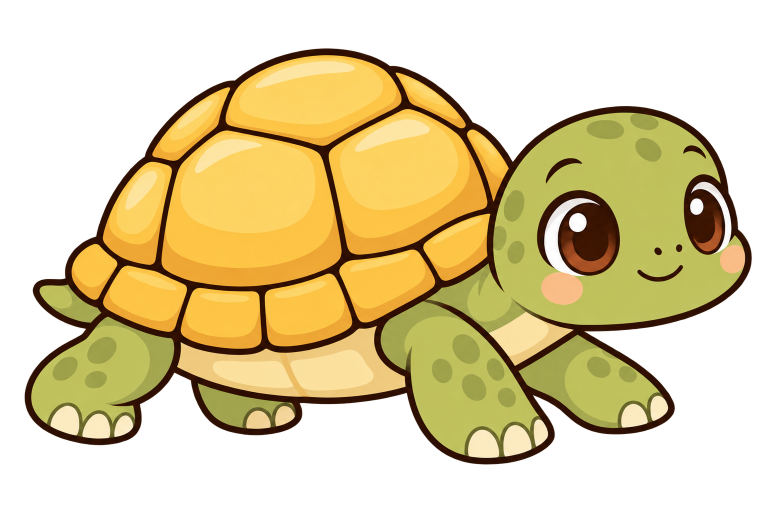
#> input picture character-performer/kids/assets/depth_demo/turtle_m0.png, 1535 x 1024 px, found by its file name (shown at 1/2 size)
$ python check_parts.py
#> lines starting #> are read from the running program, lines starting #| are printed output that depends on the picture; after the words box and inside, x2 and y2 are one past the last pixel; in counts of white or black regions, pixels touching at a corner belong together
import numpy as np
from PIL import Image
from scipy import ndimage
import json, os

BASE = '/Users/tuyennguyen/project/OpenMontage/character-performer/kids/rig_turtle'
PARTS = os.path.join(BASE, 'out', 'parts')
m0 = np.array(Image.open(os.path.join(BASE, '..', 'assets', 'depth_demo', 'turtle_m0.png')).convert('RGBA')).astype(int)
alpha = m0[:, :, 3] > 10
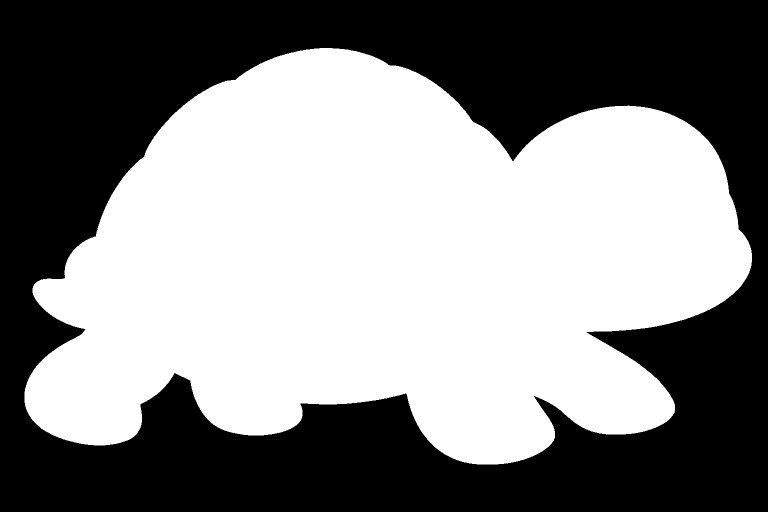
#> alpha: shape (1024, 1535) bool (shown at 1/2 size); 52.3% white; 1 black region, box (x1, y1, x2, y2) and area: (0, 0, 1535, 1024) 749657
R, G, B = m0[:, :, 0], m0[:, :, 1], m0[:, :, 2]
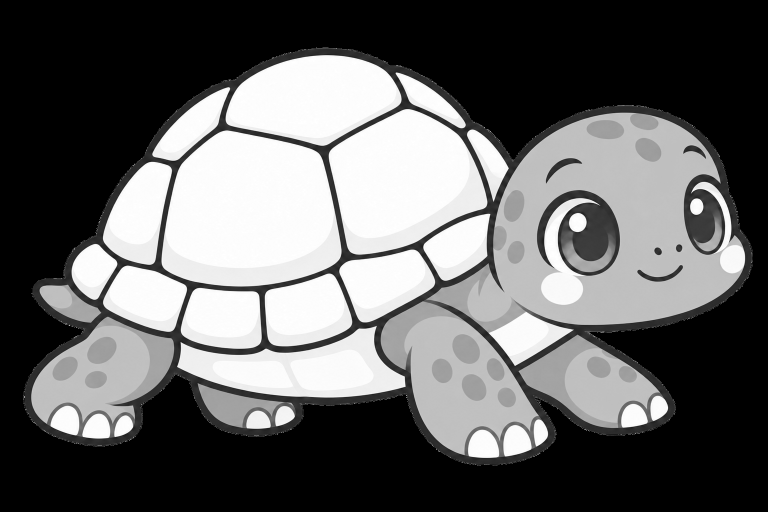
#> R: shape (1024, 1535) int64 (shown at 1/2 size); min 0, max 255, mean 100
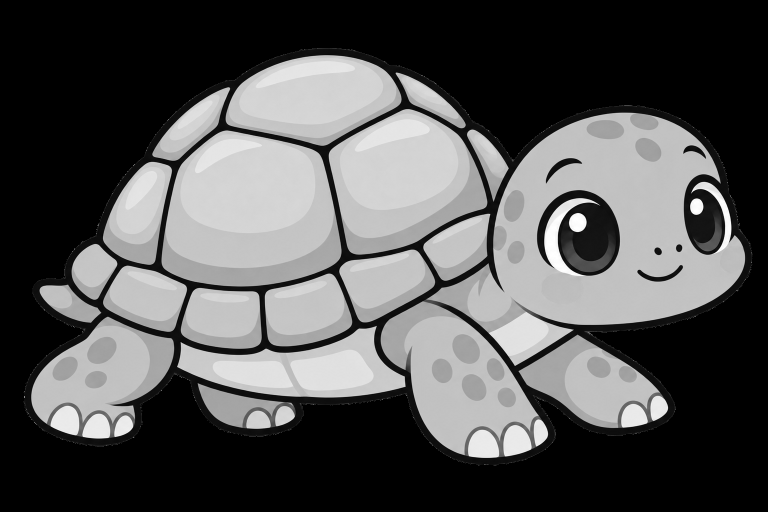
#> G: shape (1024, 1535) int64 (shown at 1/2 size); min 0, max 255, mean 84.9
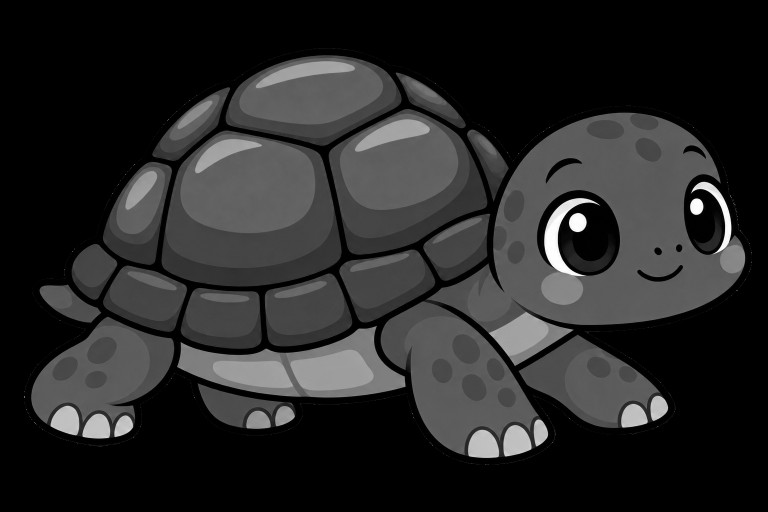
#> B: shape (1024, 1535) int64 (shown at 1/2 size); min 0, max 255, mean 39.8

names = ['tail', 'leg_far_hind', 'leg_far_front', 'shell', 'head', 'leg_near_hind', 'leg_near_front']
M = {}
for n in names:
#> (the run stopped early here; a loop or call above may not have finished)

$ run again, with character-performer/kids/assets/depth_demo/bg_far.png copied over character-performer/kids/assets/depth_demo/turtle_m0.png
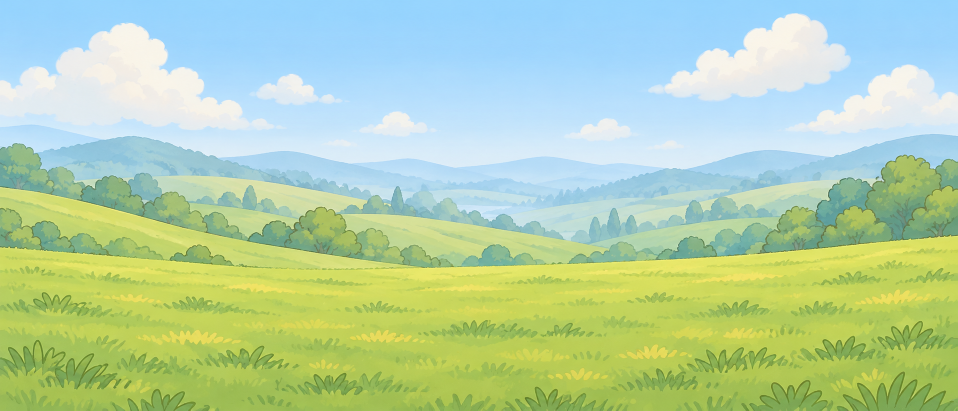
#> input picture character-performer/kids/assets/depth_demo/bg_far.png, 1916 x 821 px, found by its file name (shown at 1/2 size)
#> alpha: shape (821, 1916) bool; every value is 1
#> `R, G, B = m0[:, :, 0], m0[:, :, 1], m0[:, :, 2]`:
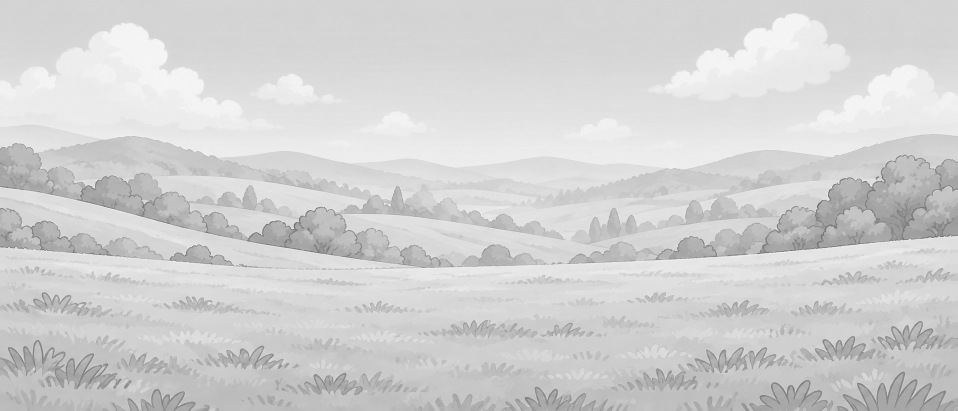
#> G: shape (821, 1916) int64 (shown at 1/2 size); min 85, max 254, mean 209.5
#> `R, G, B = m0[:, :, 0], m0[:, :, 1], m0[:, :, 2]`:
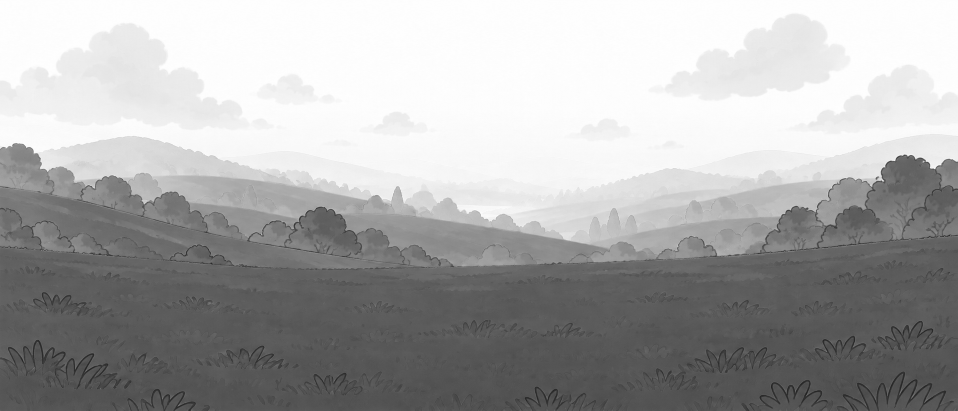
#> B: shape (821, 1916) int64 (shown at 1/2 size); min 24, max 255, mean 169.2

$ run again, with character-performer/kids/assets/depth_demo/rabbit_sleep.png copied over character-performer/kids/assets/depth_demo/turtle_m0.png
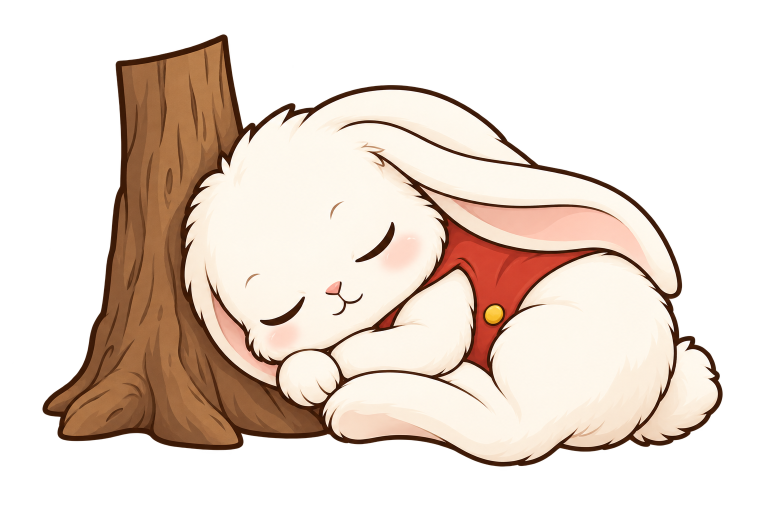
#> input picture character-performer/kids/assets/depth_demo/rabbit_sleep.png, 1536 x 1024 px, found by its file name (shown at 1/2 size)
#> `alpha = m0[:, :, 3] > 10`:
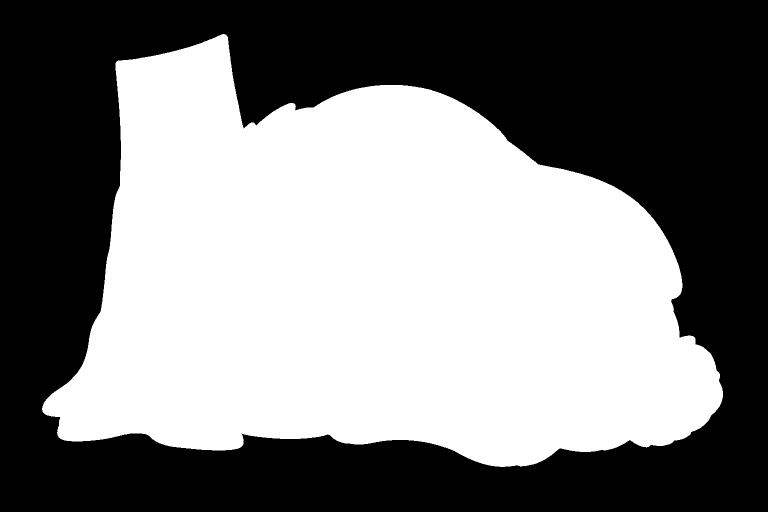
#> alpha: shape (1024, 1536) bool (shown at 1/2 size); 49.7% white; 1 white region, box (x1, y1, x2, y2) and area: (84, 68, 1446, 934) 781083
#> `R, G, B = m0[:, :, 0], m0[:, :, 1], m0[:, :, 2]`:
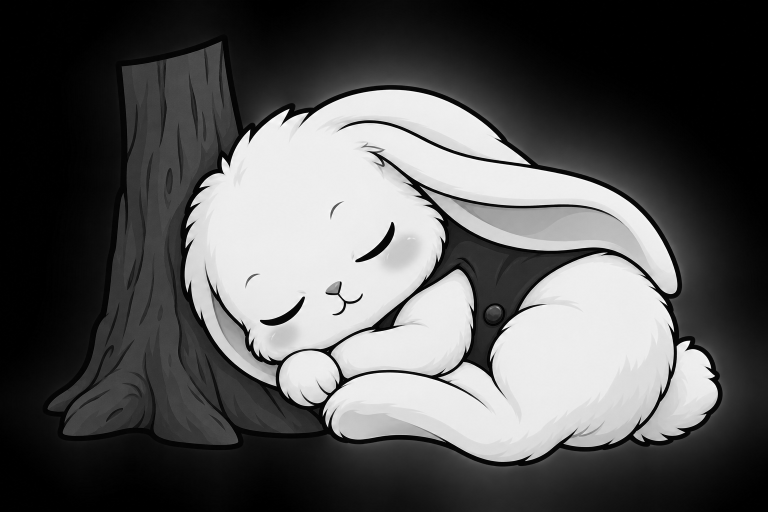
#> B: shape (1024, 1536) int64 (shown at 1/2 size); min 0, max 255, mean 86.6

$ run again, with character-performer/kids/assets/depth_demo/strip_fg.png copied over character-performer/kids/assets/depth_demo/turtle_m0.png
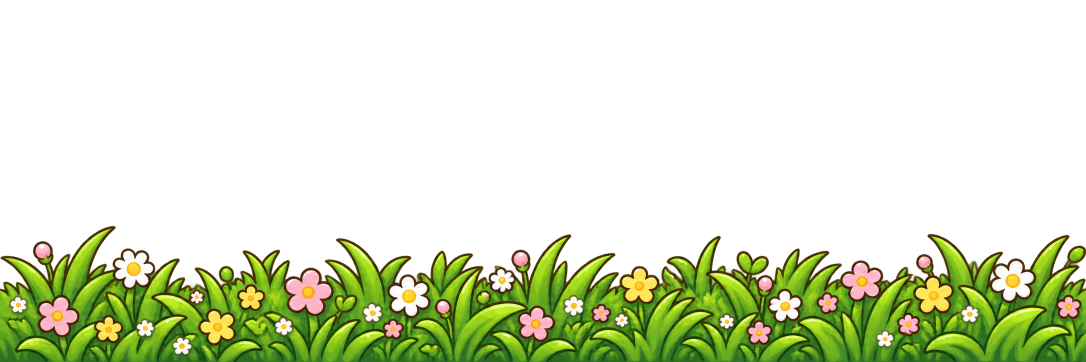
#> input picture character-performer/kids/assets/depth_demo/strip_fg.png, 2172 x 724 px, found by its file name (shown at 1/2 size)
#> `alpha = m0[:, :, 3] > 10`:
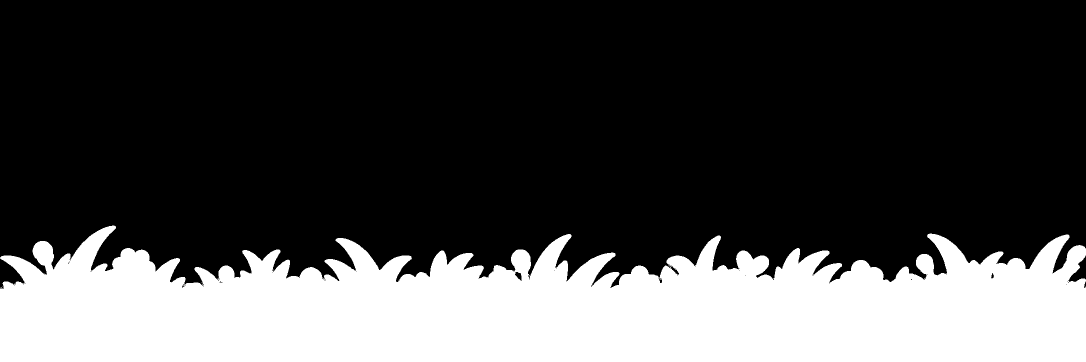
#> alpha: shape (724, 2172) bool (shown at 1/2 size); 27.8% white; 6 white regions (5 under 20 px), largest, box (x1, y1, x2, y2) and area: (0, 451, 2172, 724) 436695
#> `R, G, B = m0[:, :, 0], m0[:, :, 1], m0[:, :, 2]`:
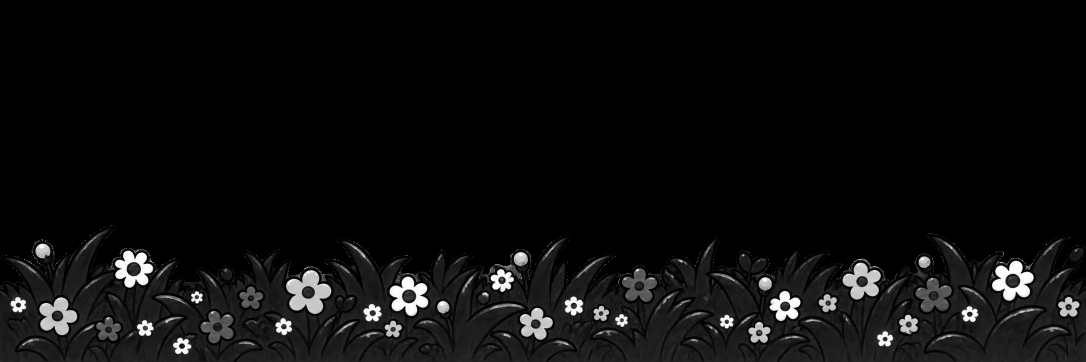
#> B: shape (724, 2172) int64 (shown at 1/2 size); min 0, max 255, mean 12.7
